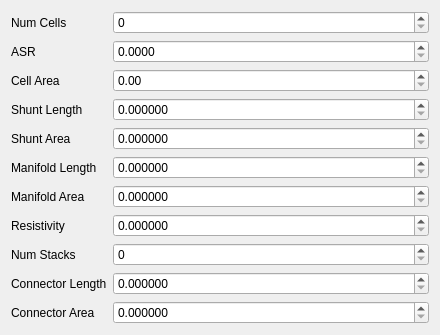
<?xml version="1.0" encoding="UTF-8"?>
<ui version="4.0">
 <class>SCConfigFormStack</class>
 <widget class="QWidget" name="SCConfigFormStack">
  <property name="geometry">
   <rect>
    <x>0</x>
    <y>0</y>
    <width>440</width>
    <height>320</height>
   </rect>
  </property>
  <property name="windowTitle">
   <string>Form</string>
  </property>
  <layout class="QFormLayout" name="formLayout">
   <item row="0" column="0">
    <widget class="QLabel" name="numCellLabel">
     <property name="text">
      <string>Num Cells</string>
     </property>
    </widget>
   </item>
   <item row="0" column="1">
    <widget class="QSpinBox" name="numCellField">
     <property name="maximum">
      <number>1000</number>
     </property>
    </widget>
   </item>
   <item row="1" column="0">
    <widget class="QLabel" name="asrLabel">
     <property name="text">
      <string>ASR</string>
     </property>
    </widget>
   </item>
   <item row="1" column="1">
    <widget class="QDoubleSpinBox" name="asrField">
     <property name="decimals">
      <number>4</number>
     </property>
     <property name="maximum">
      <double>10.000000000000000</double>
     </property>
    </widget>
   </item>
   <item row="2" column="0">
    <widget class="QLabel" name="cellAreaLabel">
     <property name="text">
      <string>Cell Area</string>
     </property>
    </widget>
   </item>
   <item row="2" column="1">
    <widget class="QDoubleSpinBox" name="cellAreaField">
     <property name="maximum">
      <double>100000.000000000000000</double>
     </property>
    </widget>
   </item>
   <item row="3" column="0">
    <widget class="QLabel" name="shuntLenLabel">
     <property name="text">
      <string>Shunt Length</string>
     </property>
    </widget>
   </item>
   <item row="3" column="1">
    <widget class="QDoubleSpinBox" name="shuntLenField">
     <property name="decimals">
      <number>6</number>
     </property>
    </widget>
   </item>
   <item row="4" column="0">
    <widget class="QLabel" name="shuntAreaLabel">
     <property name="text">
      <string>Shunt Area</string>
     </property>
    </widget>
   </item>
   <item row="4" column="1">
    <widget class="QDoubleSpinBox" name="shuntAreaField">
     <property name="decimals">
      <number>6</number>
     </property>
    </widget>
   </item>
   <item row="5" column="0">
    <widget class="QLabel" name="maniLenLabel">
     <property name="text">
      <string>Manifold Length</string>
     </property>
    </widget>
   </item>
   <item row="5" column="1">
    <widget class="QDoubleSpinBox" name="maniLenField">
     <property name="decimals">
      <number>6</number>
     </property>
    </widget>
   </item>
   <item row="6" column="0">
    <widget class="QLabel" name="maniAreaLabel">
     <property name="text">
      <string>Manifold Area</string>
     </property>
    </widget>
   </item>
   <item row="6" column="1">
    <widget class="QDoubleSpinBox" name="maniAreaField">
     <property name="decimals">
      <number>6</number>
     </property>
    </widget>
   </item>
   <item row="7" column="0">
    <widget class="QLabel" name="resistivityLabel">
     <property name="text">
      <string>Resistivity</string>
     </property>
    </widget>
   </item>
   <item row="7" column="1">
    <widget class="QDoubleSpinBox" name="resistivityField">
     <property name="decimals">
      <number>6</number>
     </property>
    </widget>
   </item>
   <item row="8" column="0">
    <widget class="QLabel" name="numStacksLabel">
     <property name="text">
      <string>Num Stacks</string>
     </property>
    </widget>
   </item>
   <item row="9" column="0">
    <widget class="QLabel" name="conLenLabel">
     <property name="text">
      <string>Connector Length</string>
     </property>
    </widget>
   </item>
   <item row="9" column="1">
    <widget class="QDoubleSpinBox" name="conLenField">
     <property name="decimals">
      <number>6</number>
     </property>
    </widget>
   </item>
   <item row="10" column="0">
    <widget class="QLabel" name="conAreaLabel">
     <property name="text">
      <string>Connector Area</string>
     </property>
    </widget>
   </item>
   <item row="10" column="1">
    <widget class="QDoubleSpinBox" name="conAreaField">
     <property name="decimals">
      <number>6</number>
     </property>
    </widget>
   </item>
   <item row="8" column="1">
    <widget class="QSpinBox" name="numStacksField">
     <property name="maximum">
      <number>1000</number>
     </property>
    </widget>
   </item>
  </layout>
 </widget>
 <resources/>
 <connections/>
</ui>
